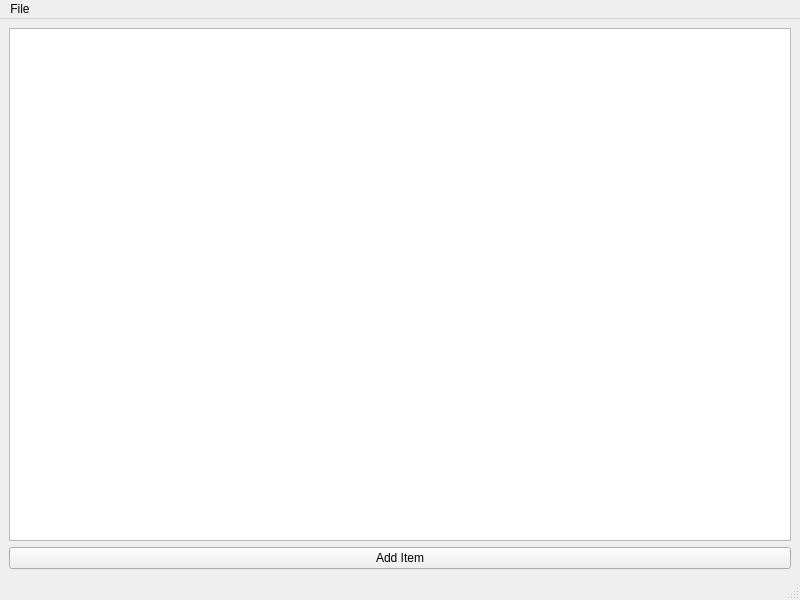
<?xml version="1.0" encoding="UTF-8"?>
<ui version="4.0">
 <class>MainWindow</class>
 <widget class="QMainWindow" name="MainWindow">
  <property name="geometry">
   <rect>
    <x>0</x>
    <y>0</y>
    <width>800</width>
    <height>600</height>
   </rect>
  </property>
  <property name="windowTitle">
   <string>MainWindow</string>
  </property>
  <widget class="QWidget" name="centralwidget">
   <layout class="QGridLayout" name="gridLayout">
    <item row="0" column="0">
     <widget class="QTableView" name="TV_items"/>
    </item>
    <item row="1" column="0">
     <widget class="QPushButton" name="PB_addItem">
      <property name="text">
       <string>Add Item</string>
      </property>
     </widget>
    </item>
   </layout>
  </widget>
  <widget class="QMenuBar" name="menubar">
   <property name="geometry">
    <rect>
     <x>0</x>
     <y>0</y>
     <width>800</width>
     <height>21</height>
    </rect>
   </property>
   <widget class="QMenu" name="menuFile">
    <property name="title">
     <string>File</string>
    </property>
    <addaction name="actionSettings"/>
   </widget>
   <addaction name="menuFile"/>
  </widget>
  <widget class="QStatusBar" name="statusbar"/>
  <action name="actionSettings">
   <property name="text">
    <string>Settings</string>
   </property>
  </action>
 </widget>
 <resources/>
 <connections/>
</ui>
